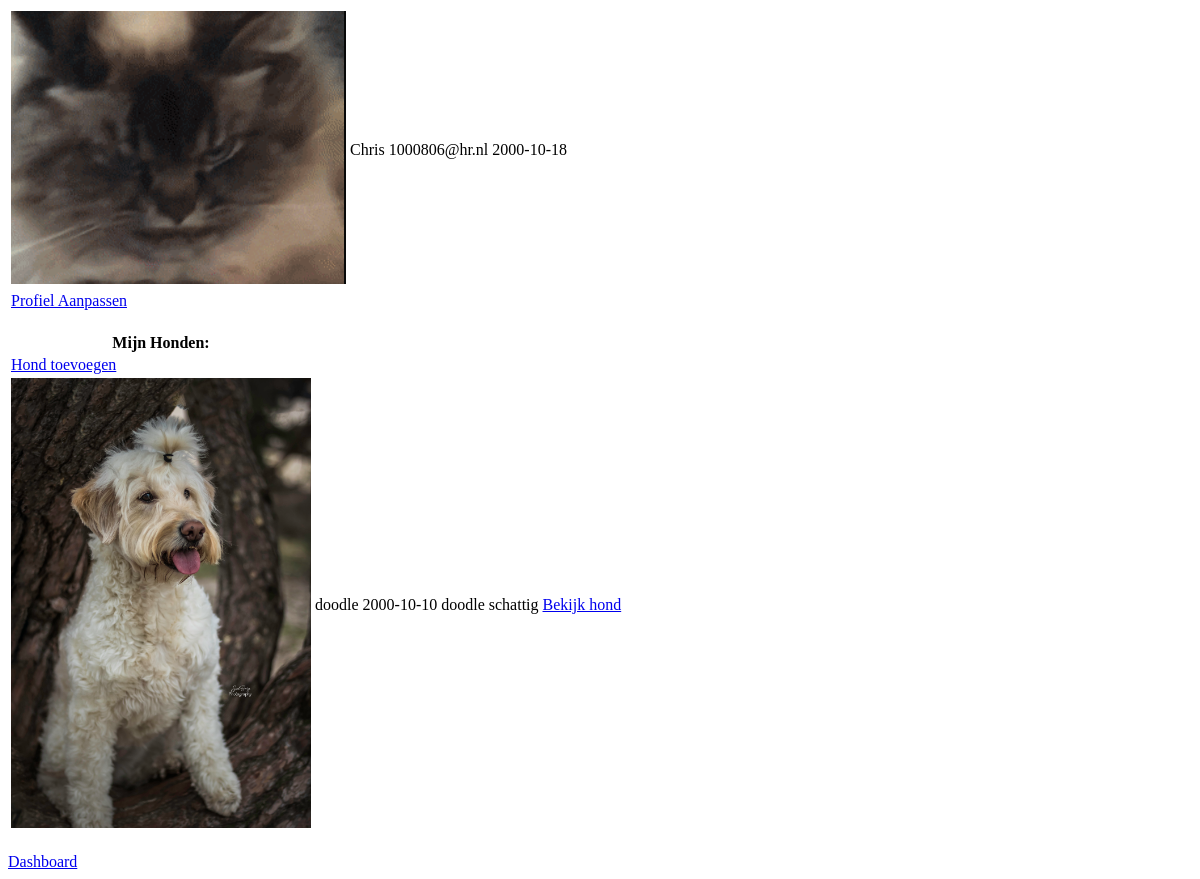
The app's page /user/profile (signed in), older data.
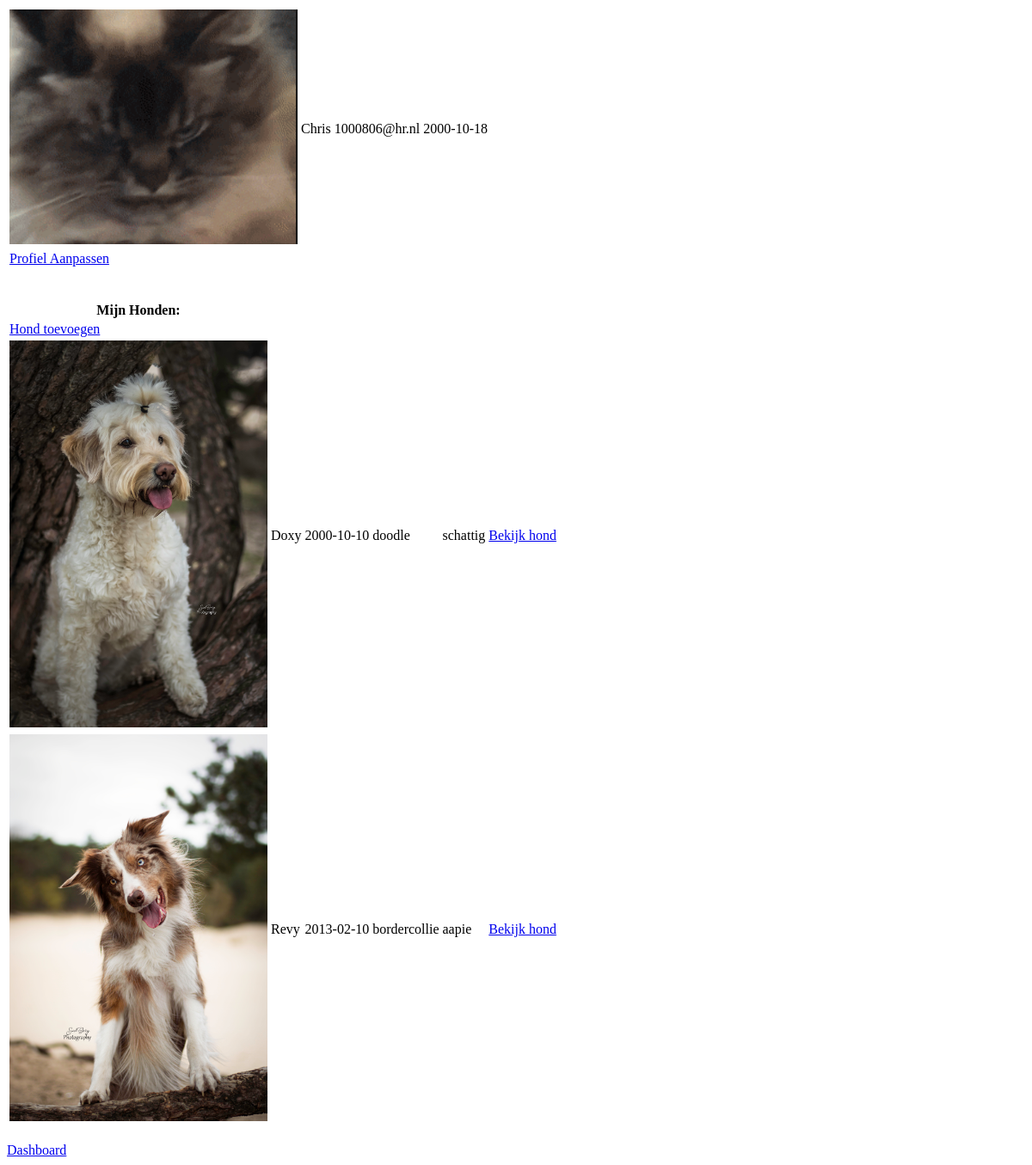
The same page, newer data.
### tables this page shows
CREATE TABLE "user" (
	"ID"	INTEGER,
	"name"	TEXT,
	"email"	TEXT,
	"birthday"	TEXT,
	"profilepic"	TEXT,
	"password"	TEXT,
	PRIMARY KEY("ID" AUTOINCREMENT)
);

CREATE TABLE "dog" (
	"ID"	INTEGER UNIQUE,
	"name"	TEXT,
	"birthday"	TEXT,
	"profilepic"	TEXT,
	"race"	TEXT,
	"character"	TEXT,
	"userID"	INTEGER,
	PRIMARY KEY("ID" AUTOINCREMENT)
);

### app.py (the view)
@app.route("/user/profile")
def profile():
    return userController.user.profile()

### controllers/userController.py (called while the page is built)
    def profile():
        if session.get('loggedin') == True:
            userData = dataHandler.selectUserData()
            dogData = dogDataHandler.selectUserDogs()
            return render_template("profile.html", userData = userData, dogs = dogData)
        else:
            return redirect("/login")

### handlers/dogDataHandler.py (called while the page is built)
    def selectUserDogs():
        sqlConnection = sqlite3.connect(DATABASE)
        cursor = sqlConnection.cursor()
        dogSelect = """SELECT * FROM dog WHERE userID = ?"""
        cursor.execute(dogSelect, (session['id'], ))
        selectedDogData = cursor.fetchall()
        cursor.close()
        print(selectedDogData)
        sqlConnection.close()
        return selectedDogData

### handlers/userDataHandler.py (called while the page is built)
    def selectUserData():
        sqlConnection = sqlite3.connect(DATABASE)
        cursor = sqlConnection.cursor()
        userSelect = """SELECT * FROM user WHERE id = ?"""
        cursor.execute(userSelect, (session['id'], ))
        selectedUserData = cursor.fetchone()
        cursor.close()
        userData = {
            'profilepic' : selectedUserData[4],
            'name' : selectedUserData[1],
            'email' : selectedUserData[2],
            'birthday' : selectedUserData[3],
            'password' : selectedUserData[5]
        }
        sqlConnection.close()
        return userData

### templates/profile.html (shortened to what this page needs)
<!doctype html>
<body>
{% block content %}
    <table>
        <tr>
            <td><img src="/static/user/{{ userData.profilepic }}" alt="user image"></td>
            <td>{{ userData.name }}</td>
            <td>{{ userData.email }}</td>
            <td>{{ userData.birthday }}</td>
        </tr>
        <tr>
            <td><a href="{{ url_for('editUserProfile') }}">Profiel Aanpassen</a></td>
        </tr>
    </table>
    <table>
        <tr>
            <th>Mijn Honden:</th>
        </tr>
        <tr>
            <td><a href="{{ url_for('addDog') }}">Hond toevoegen</a></td>
        </tr>
        {% for dog in dogs %}
        <tr>
            <td><img src="/static/dog/{{ dog[3] }}" alt="dog image" class="dogImg"></td>
            <td>{{ dog[1] }}</td>
            <td>{{ dog[2] }}</td>
            <td>{{ dog[4] }}</td>
            <td>{{ dog[5] }}</td>
            <br>
            <td><a href="/dog/{{ dog[1] }}">Bekijk hond</a></td>
        </tr>
        {% endfor %}
    </table>
{% endblock %}
    <br>
    <a href="{{ url_for('dashboard') }}">Dashboard</a>
</body>

### templates/profile.html (style rules this page uses)
.dogImg { width: 300px; height 200px; }

Row changes from the older to the newer data that the page shows:
changed dog "doodle": name "doodle" → "Doxy"
added dog: profilepic (picture), name "Revy", birthday "2013-02-10", race "bordercollie", character "aapie"
